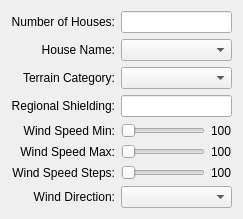
        <widget class="QWidget" name="scenario_tab">
         <attribute name="title">
          <string>Scenario</string>
         </attribute>
         <layout class="QFormLayout" name="formLayout_3">
          <property name="fieldGrowthPolicy">
           <enum>QFormLayout::AllNonFixedFieldsGrow</enum>
          </property>
          <property name="labelAlignment">
           <set>Qt::AlignRight|Qt::AlignTrailing|Qt::AlignVCenter</set>
          </property>
          <item row="0" column="0">
           <widget class="QLabel" name="label_12">
            <property name="text">
             <string>Number of Houses:</string>
            </property>
            <property name="alignment">
             <set>Qt::AlignRight|Qt::AlignTrailing|Qt::AlignVCenter</set>
            </property>
           </widget>
          </item>
          <item row="0" column="1">
           <widget class="QLineEdit" name="numHouses"/>
          </item>
          <item row="1" column="0">
           <widget class="QLabel" name="label_11">
            <property name="text">
             <string>House Name:</string>
            </property>
            <property name="alignment">
             <set>Qt::AlignRight|Qt::AlignTrailing|Qt::AlignVCenter</set>
            </property>
           </widget>
          </item>
          <item row="1" column="1">
           <widget class="QComboBox" name="houseName"/>
          </item>
          <item row="2" column="0">
           <widget class="QLabel" name="label_16">
            <property name="text">
             <string>Terrain Category:</string>
            </property>
            <property name="alignment">
             <set>Qt::AlignRight|Qt::AlignTrailing|Qt::AlignVCenter</set>
            </property>
           </widget>
          </item>
          <item row="2" column="1">
           <widget class="QComboBox" name="terrainCategory"/>
          </item>
          <item row="3" column="0">
           <widget class="QLabel" name="label_17">
            <property name="text">
             <string>Regional Shielding:</string>
            </property>
            <property name="alignment">
             <set>Qt::AlignRight|Qt::AlignTrailing|Qt::AlignVCenter</set>
            </property>
           </widget>
          </item>
          <item row="3" column="1">
           <widget class="QLineEdit" name="regionalShielding">
            <property name="sizePolicy">
             <sizepolicy hsizetype="Preferred" vsizetype="Fixed">
              <horstretch>0</horstretch>
              <verstretch>0</verstretch>
             </sizepolicy>
            </property>
           </widget>
          </item>
          <item row="4" column="0">
           <widget class="QLabel" name="label_13">
            <property name="text">
             <string>Wind Speed Min:</string>
            </property>
            <property name="alignment">
             <set>Qt::AlignRight|Qt::AlignTrailing|Qt::AlignVCenter</set>
            </property>
           </widget>
          </item>
          <item row="4" column="1">
           <layout class="QHBoxLayout" name="horizontalLayout_23">
            <item>
             <widget class="QSlider" name="windMin">
              <property name="minimum">
               <number>0</number>
              </property>
              <property name="maximum">
               <number>200</number>
              </property>
              <property name="value">
               <number>0</number>
              </property>
              <property name="orientation">
               <enum>Qt::Horizontal</enum>
              </property>
              <property name="tickPosition">
               <enum>QSlider::NoTicks</enum>
              </property>
             </widget>
            </item>
            <item>
             <widget class="QLabel" name="windMinLabel">
              <property name="text">
               <string>100</string>
              </property>
             </widget>
            </item>
           </layout>
          </item>
          <item row="5" column="0">
           <widget class="QLabel" name="label_14">
            <property name="text">
             <string>Wind Speed Max:</string>
            </property>
            <property name="alignment">
             <set>Qt::AlignRight|Qt::AlignTrailing|Qt::AlignVCenter</set>
            </property>
           </widget>
          </item>
          <item row="5" column="1">
           <layout class="QHBoxLayout" name="horizontalLayout_25">
            <item>
             <widget class="QSlider" name="windMax">
              <property name="minimum">
               <number>10</number>
              </property>
              <property name="maximum">
               <number>200</number>
              </property>
              <property name="orientation">
               <enum>Qt::Horizontal</enum>
              </property>
              <property name="tickPosition">
               <enum>QSlider::NoTicks</enum>
              </property>
             </widget>
            </item>
            <item>
             <widget class="QLabel" name="windMaxLabel">
              <property name="text">
               <string>100</string>
              </property>
             </widget>
            </item>
           </layout>
          </item>
          <item row="6" column="0">
           <widget class="QLabel" name="label_15">
            <property name="text">
             <string>Wind Speed Steps:</string>
            </property>
            <property name="alignment">
             <set>Qt::AlignRight|Qt::AlignTrailing|Qt::AlignVCenter</set>
            </property>
           </widget>
          </item>
          <item row="6" column="1">
           <layout class="QHBoxLayout" name="horizontalLayout_37">
            <item>
             <widget class="QSlider" name="windSteps">
              <property name="minimum">
               <number>1</number>
              </property>
              <property name="maximum">
               <number>500</number>
              </property>
              <property name="orientation">
               <enum>Qt::Horizontal</enum>
              </property>
              <property name="tickPosition">
               <enum>QSlider::NoTicks</enum>
              </property>
             </widget>
            </item>
            <item>
             <widget class="QLabel" name="windStepsLabel">
              <property name="text">
               <string>100</string>
              </property>
             </widget>
            </item>
           </layout>
          </item>
          <item row="7" column="0">
           <widget class="QLabel" name="label_20">
            <property name="text">
             <string>Wind Direction:</string>
            </property>
            <property name="alignment">
             <set>Qt::AlignRight|Qt::AlignTrailing|Qt::AlignVCenter</set>
            </property>
           </widget>
          </item>
          <item row="7" column="1">
           <widget class="QComboBox" name="windDirection"/>
          </item>
         </layout>
        </widget>
